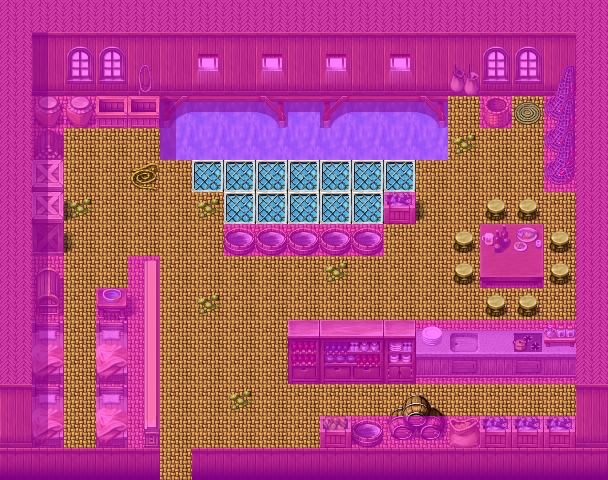

Rendered tile map (Tiled .tmx) drawn with the repository's tilesets; below, a short description and the map source with its tile grids summarised:
An orthogonal 19x15 tile map with 32x32 px tiles, 4 tile layers (Ground, Objects, Above, Walkable), 21 tilesets and 2 objects (mapchange, spawn).

<map version="1.0" orientation="orthogonal" width="19" height="15" tilewidth="32" tileheight="32">
    <tileset firstgid="1" name="map_46" tilewidth="32" tileheight="32">
        <image source="../drawable/map_46.png" width="256" height="256" />
    </tileset>
    <tileset firstgid="65" name="map_10" tilewidth="32" tileheight="32">
        <image source="../drawable/map_10.png" width="256" height="256" />
    </tileset>
    <tileset firstgid="129" name="map_32" tilewidth="32" tileheight="32">
        <image source="../drawable/map_32.png" width="256" height="256" />
    </tileset>
    <tileset firstgid="193" name="map_0" tilewidth="32" tileheight="32">
        <image source="../drawable/map_0.png" width="256" height="256" />
    </tileset>
    <tileset firstgid="257" name="map_7" tilewidth="32" tileheight="32">
        <image source="../drawable/map_7.png" width="256" height="256" />
    </tileset>
    <tileset firstgid="321" name="map_18" tilewidth="32" tileheight="32">
        <image source="../drawable/map_18.png" width="256" height="256" />
    </tileset>
    <tileset firstgid="385" name="map_9" tilewidth="32" tileheight="32">
        <image source="../drawable/map_9.png" width="256" height="256" />
    </tileset>
    <tileset firstgid="449" name="map_12" tilewidth="32" tileheight="32">
        <image source="../drawable/map_12.png" width="256" height="256" />
    </tileset>
    <tileset firstgid="513" name="map_5" tilewidth="32" tileheight="32">
        <image source="../drawable/map_5.png" width="256" height="256" />
    </tileset>
    <tileset firstgid="577" name="map_3" tilewidth="32" tileheight="32">
        <image source="../drawable/map_3.png" width="256" height="256" />
    </tileset>
    <tileset firstgid="641" name="map_36" tilewidth="32" tileheight="32">
        <image source="../drawable/map_36.png" width="256" height="256" />
    </tileset>
    <tileset firstgid="705" name="map_8" tilewidth="32" tileheight="32">
        <image source="../drawable/map_8.png" width="256" height="256" />
    </tileset>
    <tileset firstgid="769" name="map_38" tilewidth="32" tileheight="32">
        <image source="../drawable/map_38.png" width="256" height="256" />
    </tileset>
    <tileset firstgid="833" name="map_37" tilewidth="32" tileheight="32">
        <image source="../drawable/map_37.png" width="256" height="256" />
    </tileset>
    <tileset firstgid="897" name="map_2" tilewidth="32" tileheight="32">
        <image source="../drawable/map_2.png" width="256" height="256" />
    </tileset>
    <tileset firstgid="961" name="map_11" tilewidth="32" tileheight="32">
        <image source="../drawable/map_11.png" width="256" height="256" />
    </tileset>
    <tileset firstgid="1025" name="map_15" tilewidth="32" tileheight="32">
        <image source="../drawable/map_15.png" width="256" height="256" />
    </tileset>
    <tileset firstgid="1089" name="map_22" tilewidth="32" tileheight="32">
        <image source="../drawable/map_22.png" width="256" height="256" />
    </tileset>
    <tileset firstgid="1153" name="map_1" tilewidth="32" tileheight="32">
        <image source="../drawable/map_1.png" width="256" height="256" />
    </tileset>
    <tileset firstgid="1217" name="map_25" tilewidth="32" tileheight="32">
        <image source="../drawable/map_25.png" width="256" height="256" />
    </tileset>
    <tileset firstgid="1281" name="map_19" tilewidth="32" tileheight="32">
        <image source="../drawable/map_19.png" width="256" height="256" />
    </tileset>
    <layer name="Ground" width="19" height="15">
        <data>[285 cells, 285 non-empty, 6 distinct tile ids]</data>
    </layer>
    <layer name="Objects" width="19" height="15">
        <data>[285 cells, 121 non-empty, 53 distinct tile ids]</data>
    </layer>
    <layer name="Above" width="19" height="15">
        <data>[285 cells, 28 non-empty, 13 distinct tile ids]</data>
    </layer>
    <layer name="Walkable" width="19" height="15">
        <data>[285 cells, 180 non-empty, 1 distinct tile ids]</data>
    </layer>
    <objectgroup name="Mapevents">
        <object name="south" type="mapchange" x="160" y="448" width="32" height="32">
            <properties>
                <property name="map" value="waterway2" />
                <property name="place" value="center" />
            </properties>
        </object>
    </objectgroup>
    <objectgroup name="Spawn">
        <object name="gauward" type="spawn" x="192" y="256" width="384" height="160">
            <properties>
                <property name="spawngroup" value="gauward" />
            </properties>
        </object>
    </objectgroup>
    <objectgroup name="Keys" />
</map>
